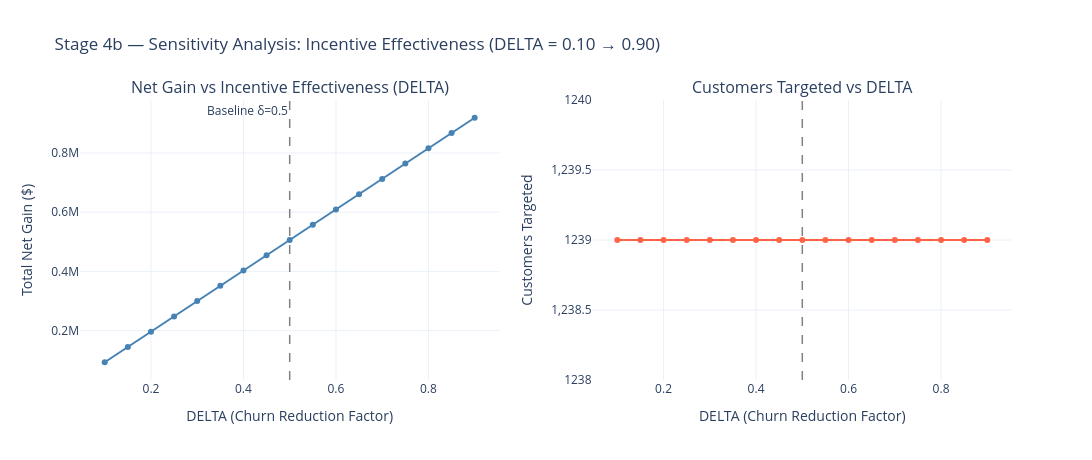

The notebook cell this image was saved under:
### Markdown cell above
### 4b — Sensitivity Analysis: Incentive Effectiveness (DELTA)
We sweep DELTA — the assumed fraction by which an incentive reduces a customer's churn probability — from 0.10 to 0.90 at the baseline $10,000 budget.  
This quantifies how sensitive the optimizer's output is to the assumed effectiveness of retention incentives.

### Code cell
# ── DELTA sweep at fixed baseline budget ──────────────────────────────────────
DELTA_GRID   = [round(d, 2) for d in np.arange(0.10, 0.95, 0.05)]
BASE_BUDGET  = 10_000
delta_records = []

for delta in DELTA_GRID:
    # Recompute per-customer values with this delta
    temp             = df.copy()
    temp['c_i']      = ALPHA * temp['Monthly Charges']
    temp['delta_i']  = delta * temp['churn_prob'] * temp['LTV'] - temp['c_i']
    temp_eligible    = temp[temp['delta_i'] > 0].copy().reset_index(drop=True)

    # Solve knapsack
    n          = len(temp_eligible)
    c_vals     = temp_eligible['c_i'].values
    d_vals     = temp_eligible['delta_i'].values
    prob       = pulp.LpProblem(f'knapsack_delta_{delta}', pulp.LpMaximize)
    x          = [pulp.LpVariable(f'x_{i}', cat='Binary') for i in range(n)]
    prob      += pulp.lpSum(d_vals[i] * x[i] for i in range(n))
    prob      += pulp.lpSum(c_vals[i] * x[i] for i in range(n)) <= BASE_BUDGET
    prob.solve(pulp.PULP_CBC_CMD(msg=0))

    mask       = [pulp.value(x[i]) == 1 for i in range(n)]
    selected   = temp_eligible[mask]
    net_gain   = selected['delta_i'].sum() if len(selected) > 0 else 0.0
    n_targeted = len(selected)

    delta_records.append({
        'DELTA'           : delta,
        'Eligible Customers' : len(temp_eligible),
        'Customers Targeted' : n_targeted,
        'Net Gain ($)'    : round(net_gain, 2),
    })

delta_df = pd.DataFrame(delta_records)
print(delta_df.to_string(index=False))

# ── Plot ──────────────────────────────────────────────────────────────────────
fig = make_subplots(
    rows=1, cols=2,
    subplot_titles=(
        'Net Gain vs Incentive Effectiveness (DELTA)',
        'Customers Targeted vs DELTA'
    )
)

fig.add_trace(
    go.Scatter(x=delta_df['DELTA'], y=delta_df['Net Gain ($)'],
               mode='lines+markers', line=dict(color='steelblue', width=2),
               marker=dict(size=6), name='Net Gain'),
    row=1, col=1
)
fig.add_vline(x=DELTA, line=dict(color='grey', dash='dash', width=1.5),
              annotation_text=f'Baseline δ={DELTA}', annotation_position='top left',
              row=1, col=1)
fig.update_xaxes(title_text='DELTA (Churn Reduction Factor)', row=1, col=1)
fig.update_yaxes(title_text='Total Net Gain ($)', row=1, col=1)

fig.add_trace(
    go.Scatter(x=delta_df['DELTA'], y=delta_df['Customers Targeted'],
               mode='lines+markers', line=dict(color='tomato', width=2),
               marker=dict(size=6), name='Customers Targeted'),
    row=1, col=2
)
fig.add_vline(x=DELTA, line=dict(color='grey', dash='dash', width=1.5),
              row=1, col=2)
fig.update_xaxes(title_text='DELTA (Churn Reduction Factor)', row=1, col=2)
fig.update_yaxes(title_text='Customers Targeted', row=1, col=2)

fig.update_layout(
    height=460, width=1100,
    title_text='Stage 4b — Sensitivity Analysis: Incentive Effectiveness (DELTA = 0.10 → 0.90)',
    template='plotly_white', showlegend=False
)
fig.show()

### Figure 1 — Plotly figure (JSON) as saved in the notebook; plotly's stock layout.template omitted (floating-point values rounded to 4 significant figures)
{"data": [{"line": {"color": "steelblue", "width": 2}, "marker": {"size": 6}, "mode": "lines+markers", "name": "Net Gain", "type": "scatter", "x": [0.1, 0.15, 0.2, 0.25, 0.3, 0.35, 0.4, 0.45, 0.5, 0.55, 0.6, 0.65, 0.7, 0.75, 0.8, 0.85, 0.9], "xaxis": "x", "y": [93190.0, 144800.0, 196400.0, 248000.0, 299600.0, 351200.0, 402800.0, 454400.0, 506000.0, 557600.0, 609100.0, 660700.0, 712300.0, 763900.0, 815500.0, 867100.0, 918700.0], "yaxis": "y"}, {"line": {"color": "tomato", "width": 2}, "marker": {"size": 6}, "mode": "lines+markers", "name": "Customers Targeted", "type": "scatter", "x": [0.1, 0.15, 0.2, 0.25, 0.3, 0.35, 0.4, 0.45, 0.5, 0.55, 0.6, 0.65, 0.7, 0.75, 0.8, 0.85, 0.9], "xaxis": "x2", "y": [1239, 1239, 1239, 1239, 1239, 1239, 1239, 1239, 1239, 1239, 1239, 1239, 1239, 1239, 1239, 1239, 1239], "yaxis": "y2"}], "layout": {"annotations": [{"font": {"size": 16}, "showarrow": false, "text": "Net Gain vs Incentive Effectiveness (DELTA)", "x": 0.225, "xanchor": "center", "xref": "paper", "y": 1, "yanchor": "bottom", "yref": "paper"}, {"font": {"size": 16}, "showarrow": false, "text": "Customers Targeted vs DELTA", "x": 0.775, "xanchor": "center", "xref": "paper", "y": 1, "yanchor": "bottom", "yref": "paper"}, {"showarrow": false, "text": "Baseline δ=0.5", "x": 0.5, "xanchor": "right", "xref": "x", "y": 1, "yanchor": "top", "yref": "y domain"}], "height": 460, "shapes": [{"line": {"color": "grey", "dash": "dash", "width": 1.5}, "type": "line", "x0": 0.5, "x1": 0.5, "xref": "x", "y0": 0, "y1": 1, "yref": "y domain"}, {"line": {"color": "grey", "dash": "dash", "width": 1.5}, "type": "line", "x0": 0.5, "x1": 0.5, "xref": "x2", "y0": 0, "y1": 1, "yref": "y2 domain"}], "showlegend": false, "title": {"text": "Stage 4b — Sensitivity Analysis: Incentive Effectiveness (DELTA = 0.10 → 0.90)"}, "width": 1100, "xaxis": {"anchor": "y", "domain": [0, 0.45], "title": {"text": "DELTA (Churn Reduction Factor)"}}, "xaxis2": {"anchor": "y2", "domain": [0.55, 1], "title": {"text": "DELTA (Churn Reduction Factor)"}}, "yaxis": {"anchor": "x", "domain": [0, 1], "title": {"text": "Total Net Gain ($)"}}, "yaxis2": {"anchor": "x2", "domain": [0, 1], "title": {"text": "Customers Targeted"}}}}
